Frame 1 (no input): blank canvas, image omitted
Frame 60 (the mouse pressed at the canvas centre just before this capture): blank canvas, image omitted
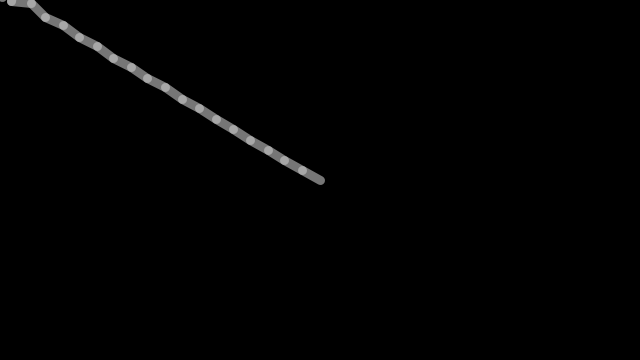
Frame 120 (the mouse held since frame 60 and released just before this capture)

The Processing sketch whose frames 1 and 60 were blank and that drew this single picture after the mouse press (run headless with seeded random() and noise(); from frame 60 on, the mouse is pressed at the canvas centre):

// Processing sketch: tail_005
// ── tail_005.pde
/**
 * This example can be found in the Processing examples package
 * that comes with the Processing PDE.
 * Processing > Examples > Topics > Interaction > Follow3
 * Based on code from Keith Peters. 
 */

float[] x = new float[20];                       // **change** array of 0's to be float[] x = new float[20]
float[] y = new float[20];                       // **change** array of 0's to be float[] x = new float[20]
float segLength = 20;                            // **change** var to float

void setup() {                                   // **change** function setup() to void setup() 
  size(640, 360);                                // **change** createCanvas() to size()
  strokeWeight(9);
  stroke(200, 150);
  noCursor();
}

void draw() {                                    // **change** function draw() void draw()
  background(0);
  dragSegment(0, mouseX, mouseY);
  for(int i=0; i<x.length-1; i++) {              // **change** var i to int i
    dragSegment(i+1, x[i], y[i]);
  }
}

void dragSegment(int i, float xin, float yin) {  // **change** function drawSegment() to void drawSegment(). add type declarations.
  float dx = xin - x[i];                         // **change** var to float
  float dy = yin - y[i];                         // **change** var to float
  float angle = atan2(dy, dx);                   // **change** var to float
  x[i] = xin - cos(angle) * segLength;
  y[i] = yin - sin(angle) * segLength;
  segment(x[i], y[i], angle);
}

void segment(float x, float y, float a) {        // **change** function segment() to void segment(). add type declarations.
  pushMatrix();
  translate(x, y);
  rotate(a);
  line(0, 0, segLength, 0);
  popMatrix();
}
